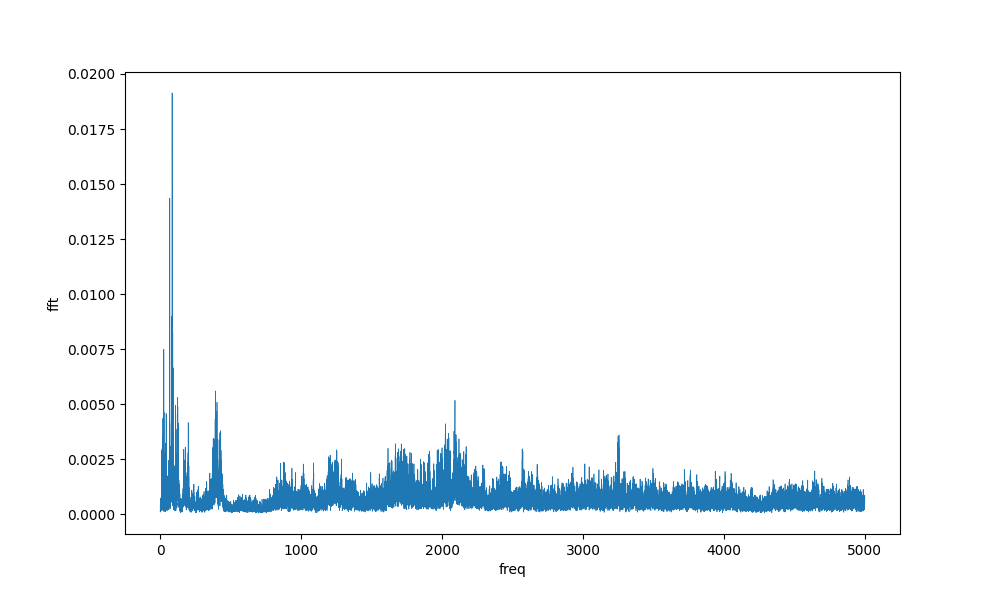

Source code (Python):
import numpy as np
import matplotlib.pyplot as plt
import pandas as pd
import os

# Load the data from the CSV file, ignoring the first row
file_path = 'Erdnuss_Holz_0.csv'
data = pd.read_csv(file_path, skiprows=1)
print(data)
data.head()

# Reload the data with the correct delimiter
data = pd.read_csv(file_path, delimiter=';', skiprows=1)

# Display the first few rows to verify the structure
data.head()

# Replace commas with dots in the dataframe and convert to float
data = data.apply(lambda x: x.str.replace(',', '.').astype(float))

# Display the first few rows to confirm the changes
data.head()




# Extracting the x and y values
x_values = data.iloc[:, 1]
# y_values_raw = data.iloc[:, 3]
y_values = data.iloc[:, 3]
#y_values = []
#clean_data_length = 2

# for x in range(len(y_values_raw)):
#     if x >= clean_data_length and x <= len(y_values_raw) - 3:
#         y_values.append((y_values_raw[x - 2] + y_values_raw[x - 1] + y_values_raw[x] + y_values_raw[x + 1] + y_values_raw[x + 2]) / (2 * clean_data_length + 1))
#     else:
#         y_values.append(y_values_raw[x])

# Plotting
plt.figure(figsize=(10, 6))
plt.plot(x_values, y_values, linewidth='0.5')
# plt.title('Line Graph of the time and voltage')
plt.xlabel('freq')
plt.ylabel('fft')

plt.savefig("freq_fft.png")


plt.show()
